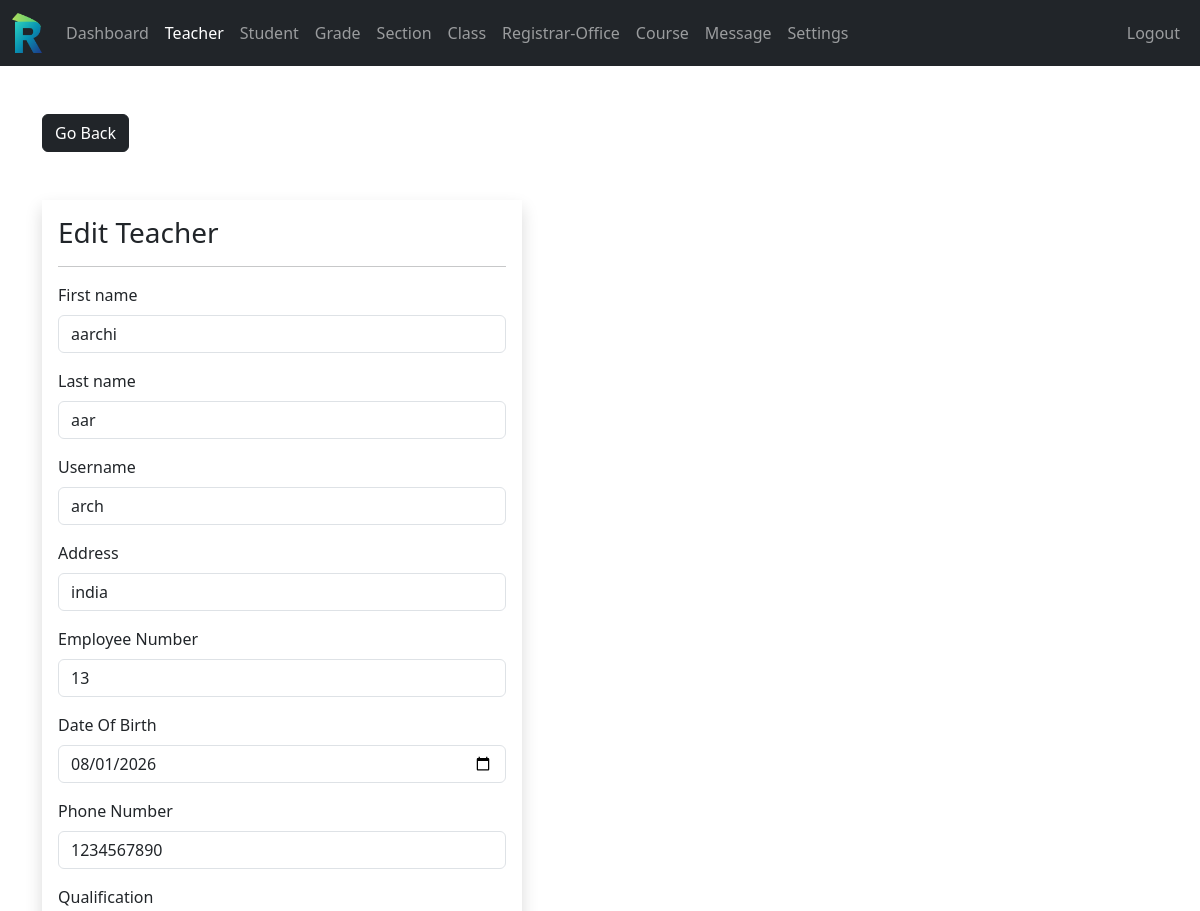
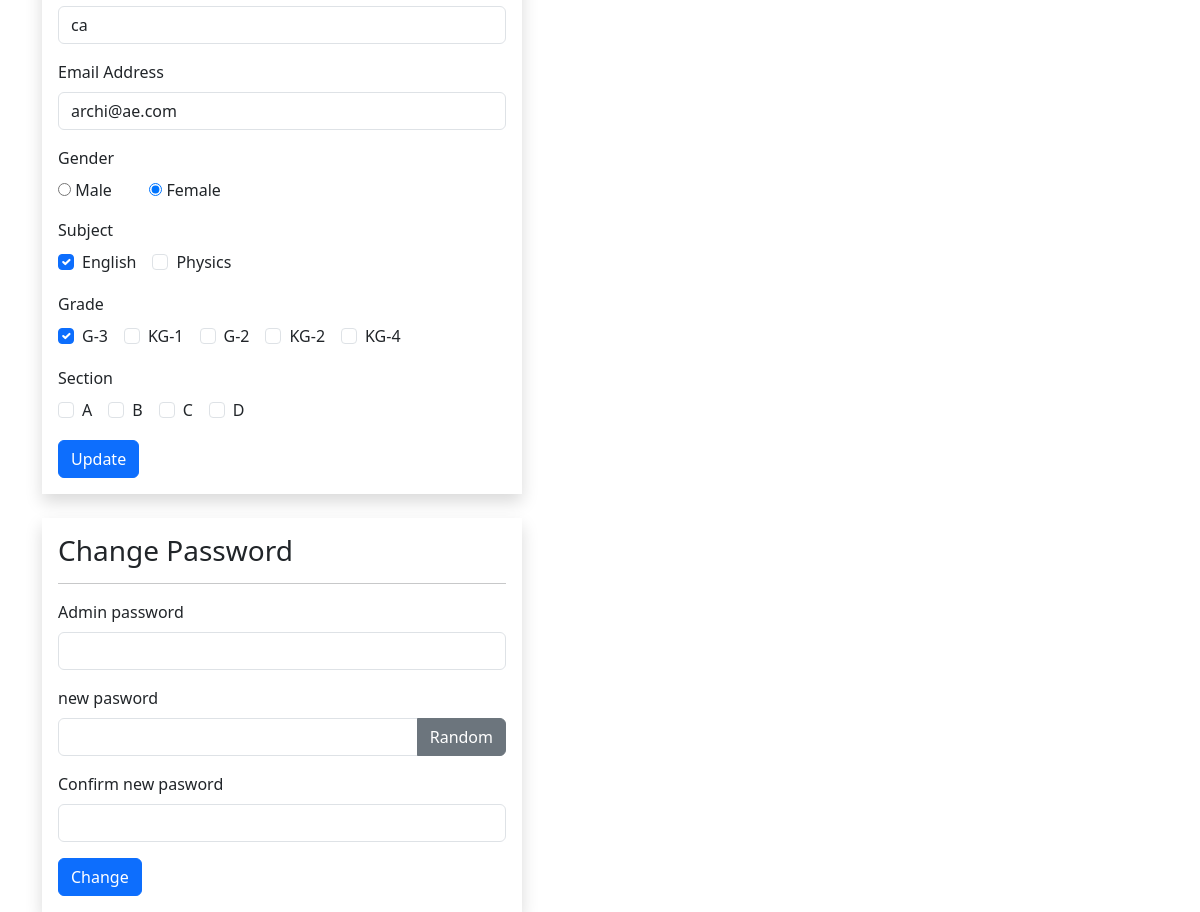
/admin/teacher-edit.php?teacher_id=13 (signed in), run on the app's committed database (2 pictures, top to bottom).
### tables this page shows
CREATE TABLE `teacher` (
  `teacher_id` int(11) NOT NULL,
  `username` varchar(127) NOT NULL,
  `password` varchar(255) NOT NULL,
  `class` varchar(31) NOT NULL,
  `fname` varchar(127) NOT NULL,
  `lname` varchar(127) NOT NULL,
  `subjets` varchar(31) NOT NULL,
  `gradeId` int(11) NOT NULL,
  `address` varchar(31) NOT NULL,
  `employee_number` int(11) NOT NULL,
  `date_of_birth` date DEFAULT NULL,
  `phone_number` varchar(31) NOT NULL,
  `qualification` varchar(127) NOT NULL,
  `gender` varchar(7) NOT NULL,
  `email_address` varchar(225) NOT NULL,
  `date_of_joined` datetime NOT NULL DEFAULT current_timestamp()
);

CREATE TABLE `subjects` (
  `subject_id` int(11) NOT NULL,
  `subject` varchar(31) NOT NULL,
  `subject_code` varchar(31) NOT NULL,
  `grade` int(11) NOT NULL
);

CREATE TABLE `grades` (
  `grade_id` int(11) NOT NULL,
  `grade` varchar(31) NOT NULL,
  `grade_code` varchar(7) NOT NULL
);

CREATE TABLE `section` (
  `section_id` int(11) NOT NULL,
  `section` varchar(7) NOT NULL
);

### data/teacher.php (called while the page is built, shortened)
<?php
function getTeacherById($teacher_id, $conn){
    $sql = "SELECT * FROM teacher
            WHERE teacher_id=?";
    $stmt = $conn->prepare($sql);
    $stmt->execute([$teacher_id]);
    if ($stmt->rowCount() == 1) {
        $teacher = $stmt->fetch();
        return $teacher;
    } else {
        return 0;
    }
}

### data/subject.php (called while the page is built, shortened)
<?php
function getALLSubjects($conn){
    $sql = "SELECT * FROM Subjects";
    $stmt = $conn->prepare($sql);
    $stmt->execute();
    if ($stmt->rowCount() >= 1) {
        $Subjects = $stmt->fetchAll();
        return $Subjects;
    } else {
        return 0;
    }
}
?>

### data/grade.php (called while the page is built, shortened)
<?php
function getALLGrades($conn){
    $sql = "SELECT * FROM grades";
    $stmt = $conn->prepare($sql);
    $stmt->execute();
    if ($stmt->rowCount() >= 1) {
        $grades = $stmt->fetchAll();
        return $grades;
    } else {
        return 0;
    }
}

### data/section.php (called while the page is built, shortened)
<?php
function getALLSections($conn){
    $sql = "SELECT * FROM section";
    $stmt = $conn->prepare($sql);
    $stmt->execute();
    if ($stmt->rowCount() >= 1) {
        $sections = $stmt->fetchAll();
        return $sections;
    } else {
        return 0;
    }
}
?>

### admin/teacher-edit.php (the view, shortened to what this page needs)
<?php
if (isset($_SESSION['admin_id']) && isset($_SESSION['role'])) {
    if ($_SESSION['role'] == 'Admin') {
        include "../DB_connection.php";
        include "../data/teacher.php";
        include "../data/subject.php";
        include "../data/grade.php";
        include "../data/section.php";
        $teacher_id = $_GET['teacher_id'];
        $teacher    = getTeacherById($teacher_id, $conn);
        $allSubjects = getALLSubjects($conn);
        $allgrades   = getALLGrades($conn);
        $allsections = getALLSections($conn);
        $selectedSubjects = !empty($teacher['subjets']) ? array_filter(array_map('trim', explode(',', trim($teacher['subjets'], ',')))) : [];
        $selectedGrades   = !empty($teacher['class'])  ? array_filter(array_map('trim', explode(',', trim($teacher['class'], ',')))) : [];
        $selectedSections = !empty($teacher['section']) ? array_filter(array_map('trim', explode(',', trim($teacher['section'], ',')))) : [];
?>
<!DOCTYPE html>
<html lang="en">
<head>
    <link rel="stylesheet" href="https://cdn.jsdelivr.net/npm/bootstrap@5.3.8/dist/css/bootstrap.min.css">
    <link rel="stylesheet" href="/school-management/style.css">
    <link rel="stylesheet" href="https://cdnjs.cloudflare.com/ajax/libs/font-awesome/4.7.0/css/font-awesome.min.css">
</head>
<body>
    <?php include "../inc/navbar.php"; ?>
    <div class="container mt-5">
        <a href="teacher.php" class="btn btn-dark">Go Back</a>
        <form method="post"
              class="shadow p-3 mt-5 form-w"
              action="req/teacher-edit.php">
            <h3>Edit Teacher</h3><hr>
  <div class="mb-3">
    <label class="form-label">First name</label>
    <input type="text" class="form-control" name="fname" value="<?= htmlspecialchars($teacher['fname']) ?>">
  </div>
  <div class="mb-3">
    <label class="form-label">Last name</label>
    <input type="text" class="form-control" name="lname" value="<?= htmlspecialchars($teacher['lname']) ?>">
  </div>
  <div class="mb-3">
    <label class="form-label">Username</label>
    <input type="text" class="form-control" name="Username" value="<?= htmlspecialchars($teacher['username']) ?>">
  </div>
  <div class="mb-3">
    <label class="form-label">Address</label>
    <input type="text" class="form-control" name="address" value="<?= htmlspecialchars($teacher['address'] ?? '') ?>">
  </div>
  <div class="mb-3">
    <label class="form-label">Employee Number</label>
    <input type="text" class="form-control" name="employee_number" value="<?= htmlspecialchars($teacher['employee_number'] ?? '') ?>">
  </div>
  <div class="mb-3">
    <label class="form-label">Date Of Birth</label>
    <input type="date" class="form-control" name="date_of_birth" value="<?= htmlspecialchars($teacher['date_of_birth'] ?? '') ?>">
  </div>
  <div class="mb-3">
    <label class="form-label">Phone Number</label>
    <input type="text" class="form-control" name="phone_number" value="<?= htmlspecialchars($teacher['phone_number'] ?? '') ?>">
  </div>
  <div class="mb-3">
    <label class="form-label">Qualification</label>
    <input type="text" class="form-control" name="qualification" value="<?= htmlspecialchars($teacher['qualification'] ?? '') ?>">
  </div>
  <div class="mb-3">
    <label class="form-label">Email Address</label>
    <input type="text" class="form-control" name="email_address" value="<?= htmlspecialchars($teacher['email_address'] ?? '') ?>">
  </div>
  <div class="mb-3">
    <label class="form-label">Gender</label><br>
    <input type="radio" value="Male" name="gender"
           <?= (($teacher['gender'] ?? '') == 'Male') ? 'checked' : '' ?>> Male
     &nbsp; &nbsp; &nbsp;    &nbsp;
    <input type="radio" value="Female" name="gender"
           <?= (($teacher['gender'] ?? '') == 'Female') ? 'checked' : '' ?>> Female
  </div>
  <div class="mb-3">
    <label class="form-label">Subject</label>
    <div class="d-flex flex-wrap gap-3">
        <?php foreach ($allSubjects as $sub) { ?>
        <div class="form-check">
            <input class="form-check-input" type="checkbox" name="subject_id[]"
                   value="<?= $sub['subject_id'] ?>" id="subject_<?= $sub['subject_id'] ?>"
                   <?= in_array($sub['subject_id'], $selectedSubjects) ? 'checked' : '' ?>>
            <label class="form-check-label" for="subject_<?= $sub['subject_id'] ?>">
                <?= $sub['subject'] ?>
            </label>
        </div>
        <?php } ?>
    </div>
  </div>
  <div class="mb-3">
    <label class="form-label">Grade</label>
    <div class="d-flex flex-wrap gap-3">
        <?php foreach ($allgrades as $grd) { ?>
        <div class="form-check">
            <input class="form-check-input" type="checkbox" name="grade_id[]"
                   value="<?= $grd['grade_id'] ?>" id="grade_<?= $grd['grade_id'] ?>"
                   <?= in_array($grd['grade_id'], $selectedGrades) ? 'checked' : '' ?>>
            <label class="form-check-label" for="grade_<?= $grd['grade_id'] ?>">
                <?= $grd['grade_code'] ?>-<?= $grd['grade'] ?>
            </label>
        </div>
        <?php } ?>
    </div>
  </div>
  <div class="mb-3">
    <label class="form-label">Section</label>
    <div class="d-flex flex-wrap gap-3">
        <?php foreach ($allsections as $sec) { ?>
        <div class="form-check">
            <input class="form-check-input" type="checkbox" name="section_id[]"
                   value="<?= $sec['section_id'] ?>" id="section_<?= $sec['section_id'] ?>"
                   <?= in_array($sec['section_id'], $selectedSections) ? 'checked' : '' ?>>
            <label class="form-check-label" for="section_<?= $sec['section_id'] ?>">
                <?= $sec['section'] ?>
            </label>
        </div>
        <?php } ?>
    </div>
  </div>
    <button type="submit" class="btn btn-primary">Update</button>
</form>
        <form method="post"
              class="shadow p-3 my-4 form-w"
              action="req/teacher-change.php">
            <h3>Change Password</h3><hr>
            <div class="mb-3">
                <div class="mb-3">
                <label class="form-label"> Admin password</label>
                    <input type="password" class="form-control" name="admin_pass2" >
            </div>
                <label class="form-label"> new pasword</label>
                <div class="input-group mb-3">
                    <input type="text" class="form-control" name="new_pass" id="passInput">
                    <button class="btn btn-secondary" type="button" id="gBtn">Random</button>
                </div>
            </div>
            <div class="mb-3">
                <label class="form-label">Confirm new pasword</label>
                    <input type="text" class="form-control" name="c_new_pass2" id="passInput2">
            </div>
<button type="submit" class="btn btn-primary">Change</button>
        </form>
</div>
</body>
</html>
<?php
    } else {
        header("Location: ../login.php");
        exit;
    }
} else {
    header("Location: ../login.php");
    exit;
}
?>

### style.css (style rules this page uses)
html { scroll-behavior: smooth; }
html, body { margin: 0; padding: 0; height: 100%; }
.form-w { max-width: 480px; width: 100%; }

### data on the page
teacher: fname "aarchi", lname "aar", Username "arch", address "india", employee_number "13", date_of_birth "08/01/2026", phone_number "1234567890", qualification "ca", email_address "archi@ae.com", gender "☑", subjets "☑", class "☑"
subjects: subject "English"
subjects: subject "Physics"
grades: grade_code "G", grade "3"
grades: grade_code "KG", grade "1"
grades: grade_code "G", grade "2"
grades: grade_code "KG", grade "2"
grades: grade_code "KG", grade "4"
section: section "A"
section: section "B"
section: section "C"
section: section "D"
